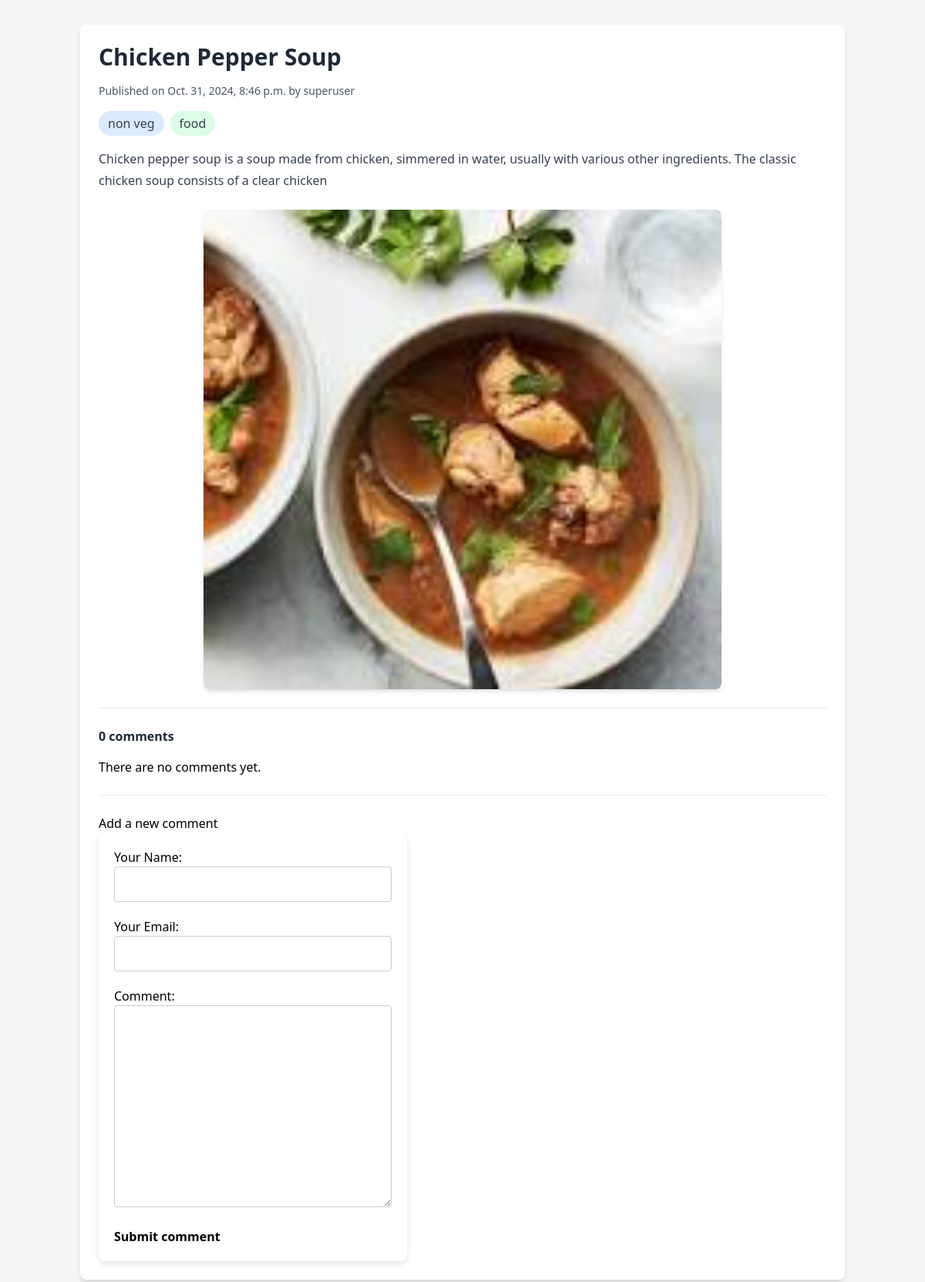
The page /cuisine/chicken-pepper-soup/ on the database its author committed.
### cuisine/models.py (models this page shows, shortened)
class Cuisine(models.Model):
    name = models.CharField(max_length=20)
    type = models.CharField(max_length=8,
                                choices=(('veg', 'Veg'), ('non veg', 'NV')),
                                default='non veg')
    catg = models.CharField(max_length=8,
                                choices=CATG_CHOICE,
                                default='food')
    slug = models.SlugField(max_length=30, unique_for_date='publish')
    desc = models.TextField()
    pic = models.ImageField(upload_to='cuisine_pic', blank=True, null=True)
    author = models.ForeignKey(User,
                                related_name='cuisine_user',
                                on_delete=models.CASCADE)
    publish = models.DateTimeField(default=timezone.now)
    created = models.DateTimeField(auto_now_add=True)
    update = models.DateTimeField(auto_now=True)
    status = models.CharField(max_length=10,
                                    choices=STATUS_CHOICE,
                                    default='draft')
    class Meta:
        ordering = ('-publish',)

### cuisine/views.py (the view)
def Cuisine_detail(request, cuisine):
    cuisineClicked = get_object_or_404(
        Cuisine,
        slug=cuisine,
        status='published'
    )
    comments = cuisineClicked.comments.filter(active=True)
    commented = False
    if request.method == 'POST':
        comment_form = CommentForm(data=request.POST)
        if comment_form.is_valid():
            new_comment = comment_form.save(commit=False)
            new_comment.cuisine = cuisineClicked
            new_comment.save()
            commented = True
    else:
        comment_form = CommentForm()
    return render(
        request,
        "cuisine/cuisine/detail.html",
            {
            'cuisine': cuisineClicked,
            'comments': comments,
            'commented': commented,
            'comment_form': comment_form,
            }
    )

### cuisine/forms.py
class CommentForm(forms.ModelForm):
    class Meta:
        model = Comment
        fields = ('name', 'email', 'body')
    name = forms.CharField(label='Your Name', widget=forms.TextInput(attrs={'class': 'form-control'}))
    email = forms.EmailField(label='Your Email', widget=forms.EmailInput(attrs={'class': 'form-control'}))
    body = forms.CharField(label='Comment', widget=forms.Textarea(attrs={'class': 'form-control'}))

### cuisine/templates/cuisine/cuisine/detail.html (shortened to what this page needs)
{% extends "cuisine/base.html" %}
{% block content %}
    <div class="bg-white rounded-lg shadow-md p-6">
        <h1 class="text-3xl font-bold text-gray-800 mb-4">{{ cuisine.name }}</h1>
        <p class="text-sm text-gray-600 mb-4">
            Published on {{ cuisine.publish }} by {{ cuisine.author }}
        </p>
        <div class="flex gap-2 text-gray-700 mb-4">
            <span class="bg-blue-100 px-3 py-1 rounded-full">{{ cuisine.type }}</span>
            <span class="bg-green-100 px-3 py-1 rounded-full">{{ cuisine.catg }}</span>
        </div>
        <div class="prose max-w-none text-gray-700 mb-6">
            {{ cuisine.desc|linebreaks }}
        </div>
        {% if cuisine.pic %}
            <img src="{{cuisine.pic.url}}"
                alt="cuisine pic"
                class="max-w-sm md:max-w-lg lg:max-w-2xl w-full h-auto mx-auto rounded-lg shadow-md"/>
        {% endif %}
    <br><hr><br>
    {% with comments.count as total_comments %}
    <h2 class="text-2xl font-bold text-gray-800 mb-4">
        {{ total_comments }} comment{{ total_comments | pluralize }}
    </h2>
    {% endwith %}
    {% for comment in comments %}
    <div class="comment mb-4">
        <p class="info text-sm text-gray-700">
            Comment {{ forloop.counter }} by  {{ comment.name }} on {{ comment.created }}
        </p>
        <p id="comment-body">{{ comment.body|linebreaks }}</p>
    </div>
    {% empty %}
    <p>There are no comments yet.</p>
    {% endfor %}
    {% if commented %}
        <h2>Your comment has been added.</h2>
    {% else %}
        <br><hr><br>
        <button><h2>Add a new comment</h2></button>
        <form action="." method="post" class="comment-form ">
            {{ comment_form.as_p }}
            <p><input type="submit" value="Submit comment" class="font-bold"></p>
        </form>
    {% endif %}
    </div>
{% endblock %}

### cuisine/static/cuisine/css/cuisine.css (style rules this page uses)
.comment-form { width: 90%; max-width: 400px; background-color: #fff; padding: 20px; box-shadow: 0 4px 8px rgba(0, 0, 0, 0.1); border-radius: 8px; }
.form-control { width: 100%; padding: 10px; margin-bottom: 20px; border: 1px solid #ccc; border-radius: 4px; box-sizing: border-box; }

### rows shown on the page
Cuisine: name "Chicken Pepper Soup", publish "Oct. 31, 2024, 8:46 p.m.", author "superuser", type "non veg", catg "food", desc "Chicken pepper soup is a soup made from chicken, simmered in water, usually with various other ingredients. The classic chicken soup consists of a clear chicken", pic (picture)

### other values the page prints
{{ total_comments }} "0"
{{ total_comments | pluralize }} "s"
